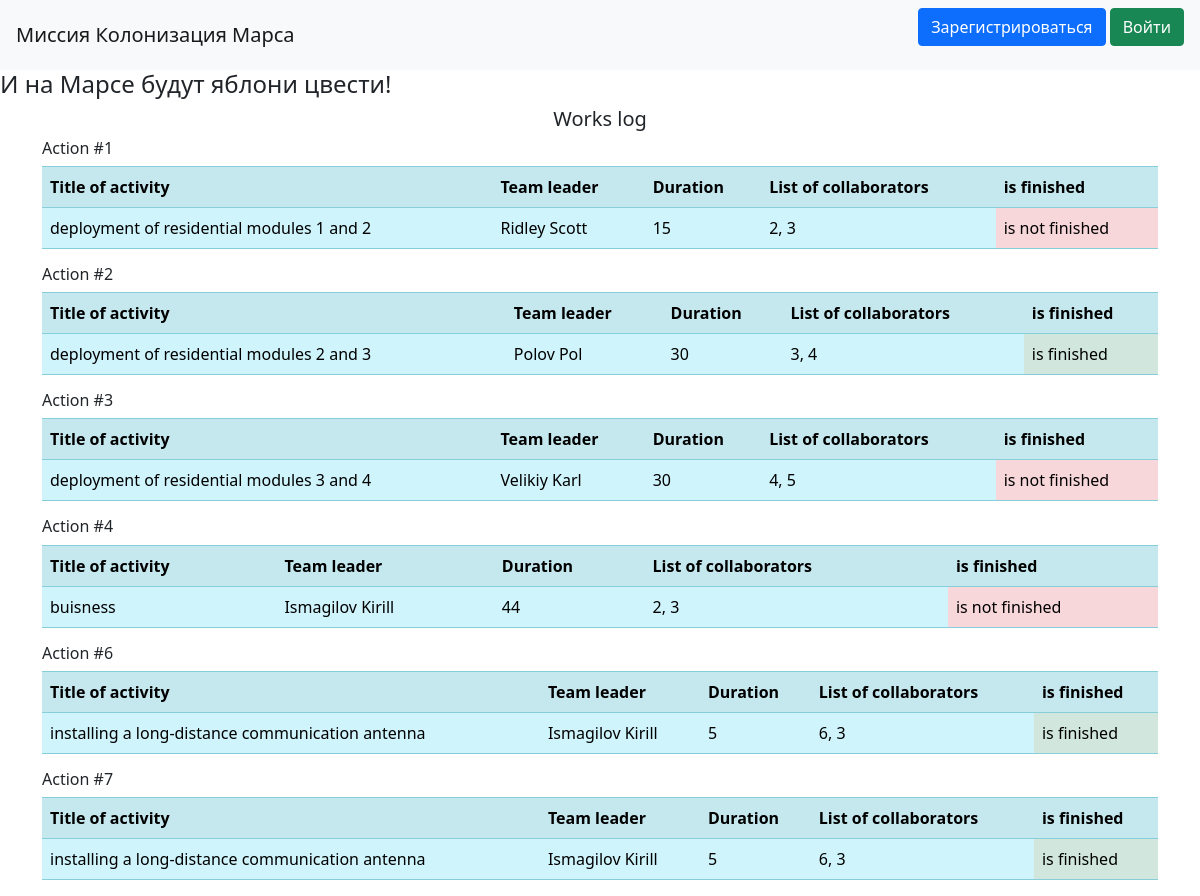
Before: / with the older database file.
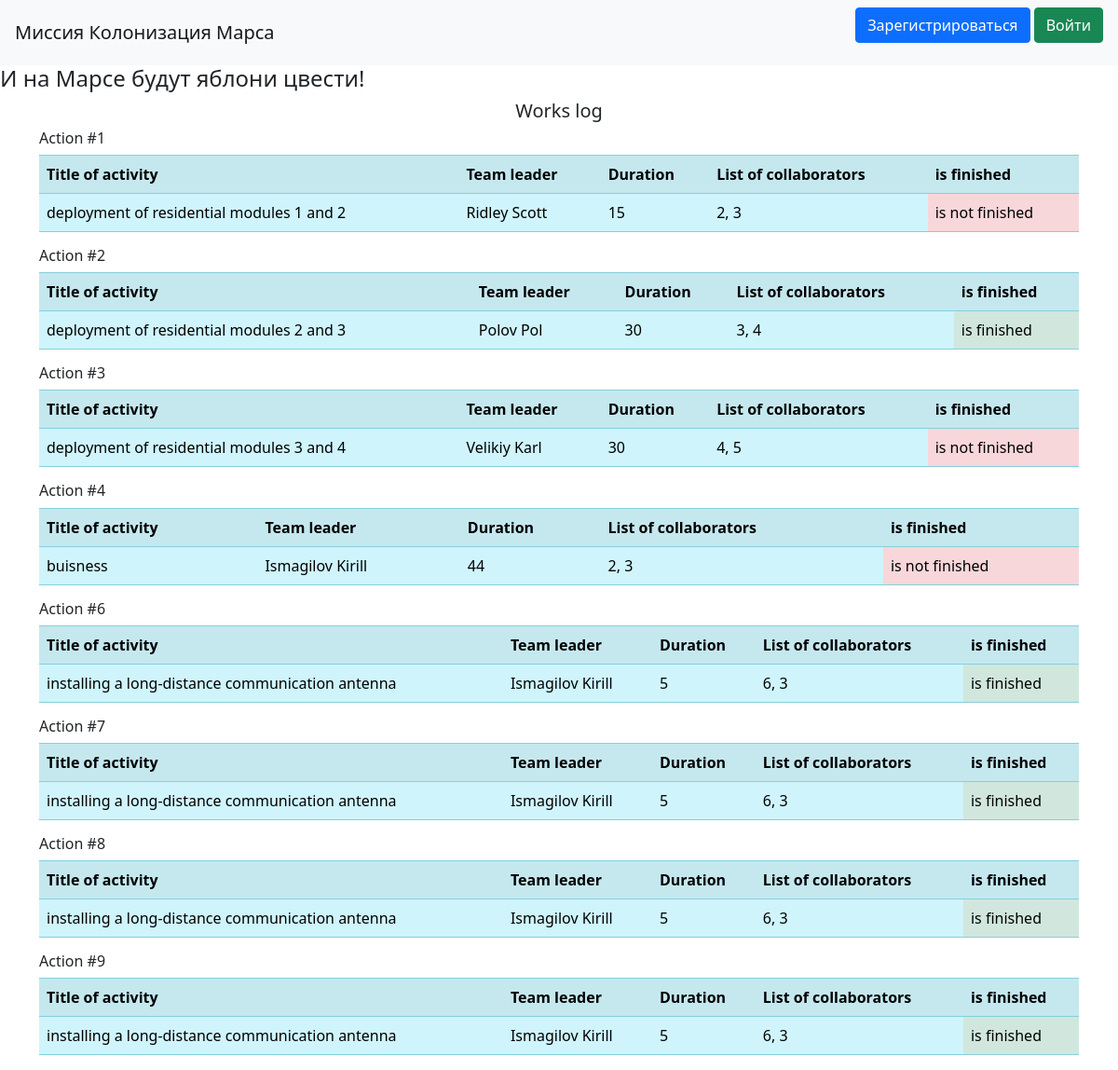
After: the same page with the newer database file.
### data/jobs.py (models this page shows)
class Jobs(SqlAlchemyBase, SerializerMixin, UserMixin):
    __tablename__ = 'jobs'
    id = sqlalchemy.Column(sqlalchemy.Integer,
                           primary_key=True, autoincrement=True)
    team_leader = sqlalchemy.Column(sqlalchemy.Integer, ForeignKey('users.id'), nullable=False)
    job = sqlalchemy.Column(sqlalchemy.Text, nullable=True)
    work_size = sqlalchemy.Column(sqlalchemy.Integer, nullable=False)
    collaborators = sqlalchemy.Column(sqlalchemy.String, nullable=True)
    start_date = sqlalchemy.Column(sqlalchemy.DateTime, default=datetime.datetime.now)
    end_date = sqlalchemy.Column(sqlalchemy.DateTime, nullable=True)
    is_finished = sqlalchemy.Column(sqlalchemy.Boolean, default=False)
    user = orm.relationship('User')

### data/users.py (models this page shows, shortened)
class User(SqlAlchemyBase, UserMixin, SerializerMixin):
    __tablename__ = 'users'
    id = sqlalchemy.Column(sqlalchemy.Integer,
                           primary_key=True, autoincrement=True)
    surname = sqlalchemy.Column(sqlalchemy.String, nullable=True)
    name = sqlalchemy.Column(sqlalchemy.String, nullable=True)
    age = sqlalchemy.Column(sqlalchemy.Integer, nullable=True)
    position = sqlalchemy.Column(sqlalchemy.String, nullable=True)
    speciality = sqlalchemy.Column(sqlalchemy.String, nullable=True)
    address = sqlalchemy.Column(sqlalchemy.String, nullable=True)
    email = sqlalchemy.Column(sqlalchemy.String,
                              index=True, unique=True, nullable=True)
    hashed_password = sqlalchemy.Column(sqlalchemy.String, nullable=True)
    modified_date = sqlalchemy.Column(sqlalchemy.DateTime,
                                      default=datetime.datetime.now)
    jobs = orm.relationship('Jobs', back_populates='user')

### main.py (the view)
    @app.route("/")
    def table():
        jobs = db_sess.query(Jobs).all()
        users = db_sess.query(User).all()
        users_dict = {user.id: (user.name, user.surname) for user in users}
        return render_template('table.html', jobs=jobs, users_dict=users_dict)

### templates/table.html (shortened to what this page needs)
{% extends "base.html" %}
{% block content %}
<h5 align="center">Works log</h5>
<div>
    {% for job in jobs %}
    <h6>Action #{{ job.id }}</h6>
    <table class="table table-info table-striped">
        <tr>
            <th>Title of activity</th>
            <th>Team leader</th>
            <th>Duration</th>
            <th>List of collaborators</th>
            <th>is finished</th>
        </tr>
        <tr>
            <td>{{ job.job }}</td>
            {% set team_leader = users_dict[job.team_leader] if job.team_leader in users_dict else (None, None) %}
            <td>{{ team_leader[0] if team_leader[0] else 'Error' }} {{ team_leader[1] if team_leader[1] else '' }}</td>
            <td>{{ job.work_size }}</td>
            <td>{{ job.collaborators }}</td>
            {% if job.is_finished %}
            <td class="table-success">is finished</td>
            {% else %}
            <td class="table-danger">is not finished</td>
            {% endif %}
        </tr>
    </table>
    {% endfor %}
</div>
{% endblock %}

### templates/base.html (shortened to what this page needs)
<!doctype html>
<html lang="en">
<head>
    <link rel="stylesheet"
          href="https://stackpath.bootstrapcdn.com/bootstrap/4.4.1/css/bootstrap.min.css"
>
    <link rel="stylesheet"
          href="https://cdn.jsdelivr.net/npm/bootstrap@5.0.0-beta1/dist/css/bootstrap.min.css"
>
</head>
<body>
<header>
    <nav class="navbar navbar-light bg-light">
        <a class="navbar-brand" href="#">Миссия Колонизация Марса</a>
        {% if current_user.is_authenticated %}
            <a class="navbar-brand" href="/logout">{{ current_user.name }} {{ current_user.surname }}</a>
        {% else %}
            <p>
                <a class="btn btn-primary " href="/register">Зарегистрироваться</a>
                <a class="btn btn-success" href="/login">Войти</a>
            </p>
        {% endif %}
    </nav>
    <h4>
        И на Марсе будут яблони цвести!
    </h4>
</header>
<main role="main" class="container">
    {% block content %}{% endblock %}
</main>
</body>
</html>

Changed rows visible on the page:
added Jobs: id "8", job "installing a long-distance communication antenna", {{ team_leader[0] if team_leader[0] else 'Error' }} "Ismagilov", {{ team_leader[1] if team_leader[1] else '' }} "Kirill", work_size "5", collaborators "6, 3", is_finished "is finished"
added Jobs: id "9", job "installing a long-distance communication antenna", {{ team_leader[0] if team_leader[0] else 'Error' }} "Ismagilov", {{ team_leader[1] if team_leader[1] else '' }} "Kirill", work_size "5", collaborators "6, 3", is_finished "is finished"
